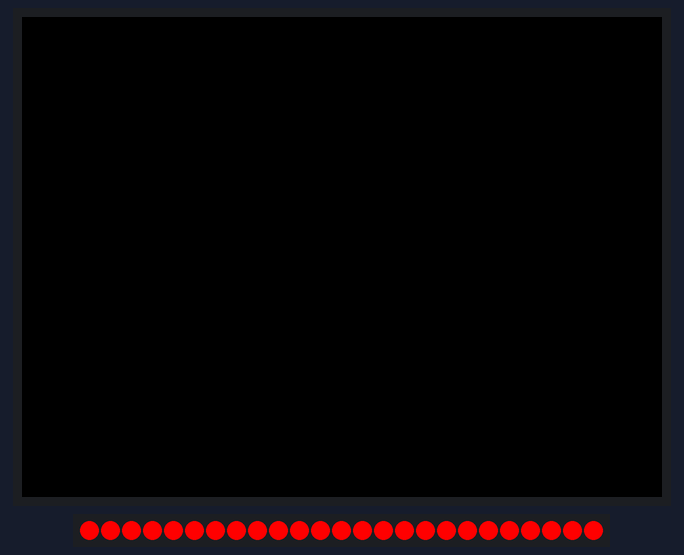
The sketch below on a simulated ESP32. Shown: 320×240 colour display, 25 RGB LEDs in strip order, left to right. What the sketch prints to the serial monitor is not drawn.

Above: at 0.2 s.
At 0.7 s:
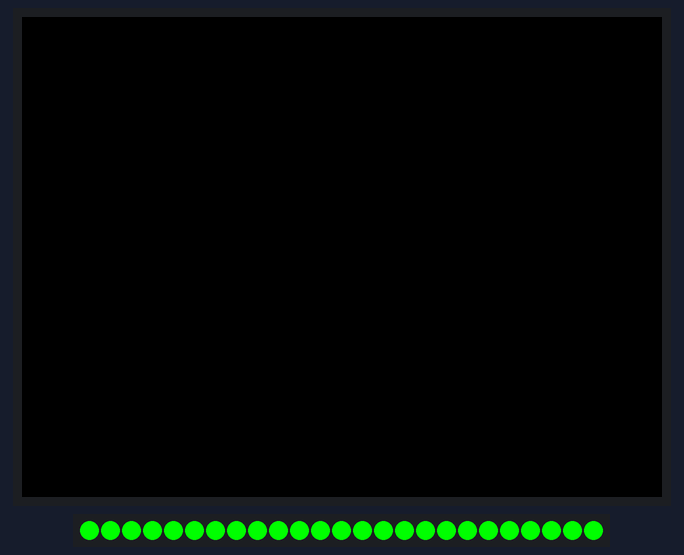
At 1.2 s:
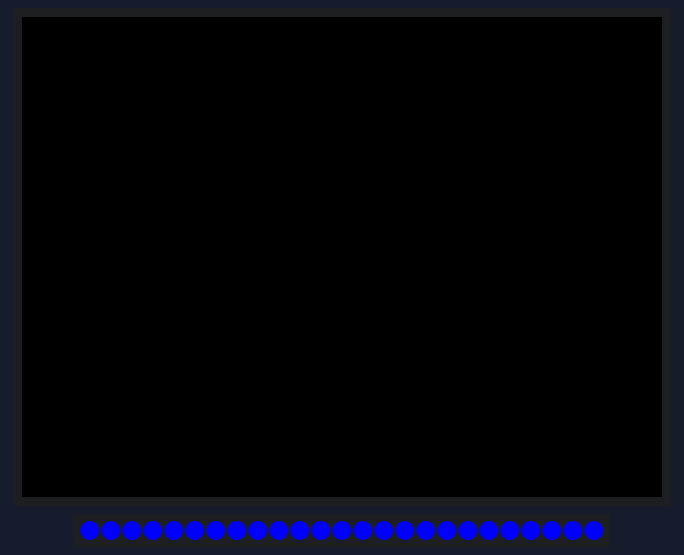
At 1.7 s:
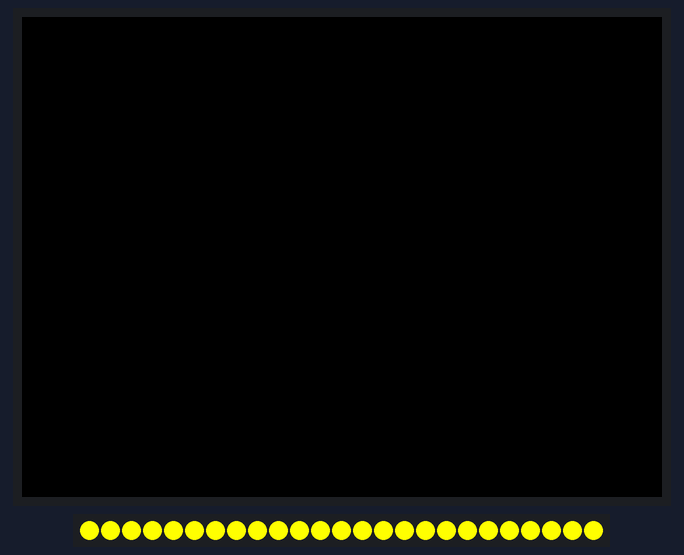
At 2.7 s:
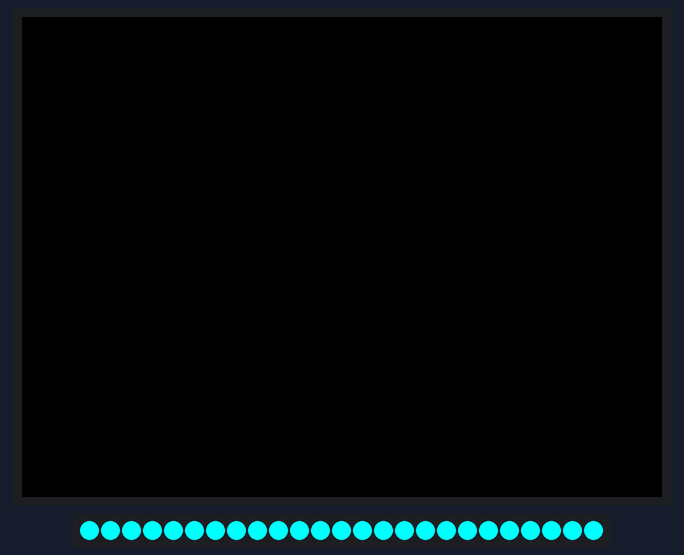
At 3.7 s:
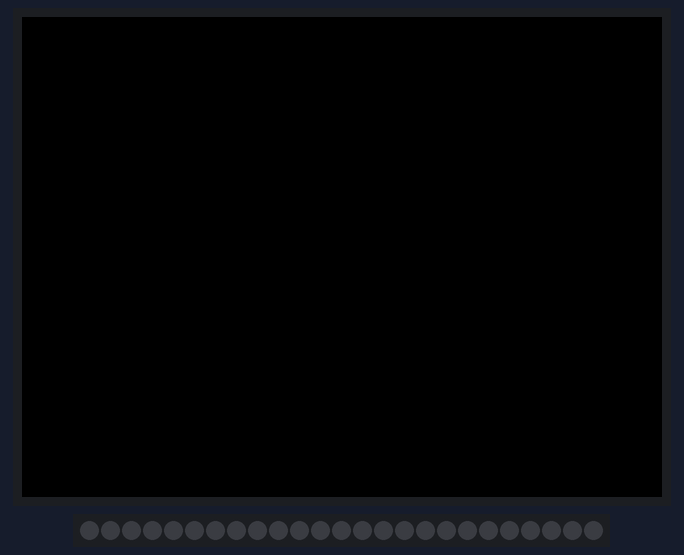

The sketch:

rgb.ino
```cpp
#include <M5Unified.h>
#include <Adafruit_NeoPixel.h>

#define LED_PIN 27
#define NUM_LEDS 25

Adafruit_NeoPixel strip(NUM_LEDS, LED_PIN, NEO_GRB + NEO_KHZ800);

void setup() {
    M5.begin();
    Serial.begin(115200);
    Serial.printf("RGB LED Test\n");
    strip.begin();
}

void loop() {
    // Red
    for (char i = 0; i <= NUM_LEDS; i++) { strip.setPixelColor(i, strip.Color(255, 0, 0)); }
    strip.show();
    delay(500);

    // Green
    for (char i = 0; i <= NUM_LEDS; i++) { strip.setPixelColor(i, strip.Color(0, 255, 0)); }
    strip.show();
    delay(500);

    // Blue
    for (char i = 0; i <= NUM_LEDS; i++) { strip.setPixelColor(i, strip.Color(0, 0, 255)); }
    strip.show();
    delay(500);

    // Yellow
    for (char i = 0; i <= NUM_LEDS; i++) { strip.setPixelColor(i, strip.Color(255, 255, 0)); }
    strip.show();
    delay(500);

    // Magenta
    for (char i = 0; i <= NUM_LEDS; i++) { strip.setPixelColor(i, strip.Color(255, 0, 255)); }
    strip.show();
    delay(500);

    // Cyan
    for (char i = 0; i <= NUM_LEDS; i++) { strip.setPixelColor(i, strip.Color(0, 255, 255)); }
    strip.show();
    delay(500);

    // White (all on)
    for (char i = 0; i <= NUM_LEDS; i++) { strip.setPixelColor(i, strip.Color(255, 255, 255)); }
    strip.show();
    delay(500);

    // Black (all off)
    for (char i = 0; i <= NUM_LEDS; i++) { strip.setPixelColor(i, strip.Color(0, 0, 0)); }
    strip.show();
    delay(500);
}
```

Measured:
- by itself, everything shown: repeats every 4.0 s, in 8 steps
- what the display in image 1 shows lasts 0.5 s, from 0.7 s to 1.2 s
